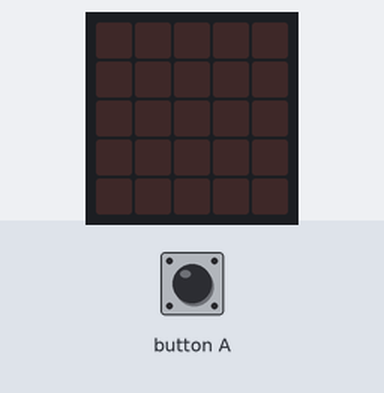
Recording of a program running on a simulated BBC micro:bit running MicroPython. Shown: the board's 5×5 LED display. The inputs (shaded band) are chosen by the test bench. Random numbers come from a fixed seed.

Above: at 1.2 s.
1.3 s: button A pressed for 1 s
At 3.2 s:
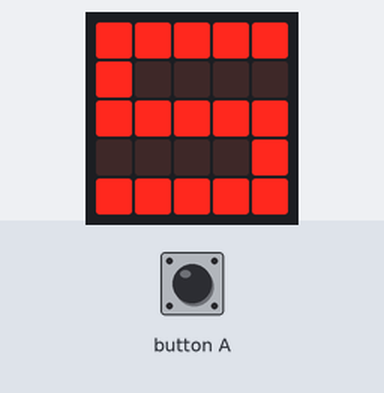
3.8 s: button A pressed for 0.15 s
At 5.1 s:
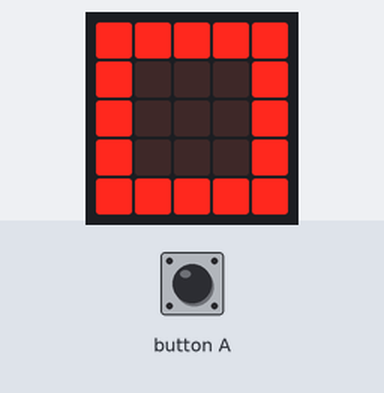
5.4 s: button A pressed for 0.15 s
At 6.3 s:
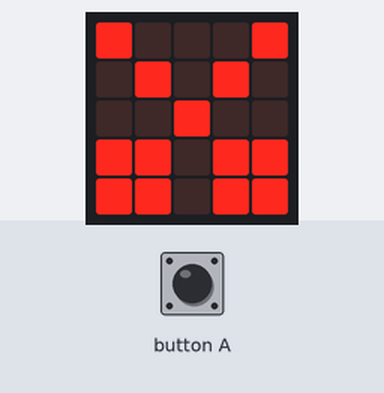
7.0 s: button A pressed for 3.2 s
At 11.4 s:
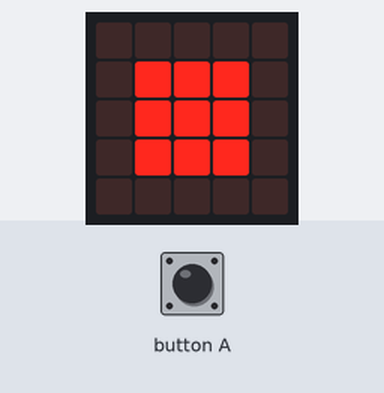
Timing chart, 0 to 12.7 s (numbered marks = the images above; inputs shaded):
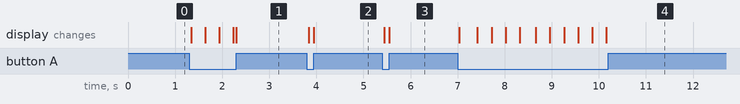

Measured:
- after the input at 1.3 s, the display: first changes at once (image 1 shows a later state)
- after the input at 3.8 s, the display: first changes at once (image 2 shows a later state)
- after the input at 5.4 s, the display: first changes at once (image 3 shows a later state)
- after the input at 7.0 s, the display: changes at once (image 4)

The program:

RPSOL-MicroBit.py
```python
from microbit import *
import random

rock = Image("00000:"
             "09990:"
             "09990:"
             "09990:"
             "00000")

paper = Image("99999:"
              "90009:"
              "90009:"
              "90009:"
              "99999")

scissors = Image("90009:"
                 "09090:"
                 "00900:"
                 "99099:"
                 "99099")

lizzard = Image("90000:"
                "90000:"
                "90000:"
                "90000:"
                "99999")

spock = Image("99999:"
              "90000:"
              "99999:"
              "00009:"
              "99999")

RPSLS = [rock, paper, scissors, lizzard, spock]

while True:
    if button_a.is_pressed():
        display.show(random.choice(RPSLS))
```
